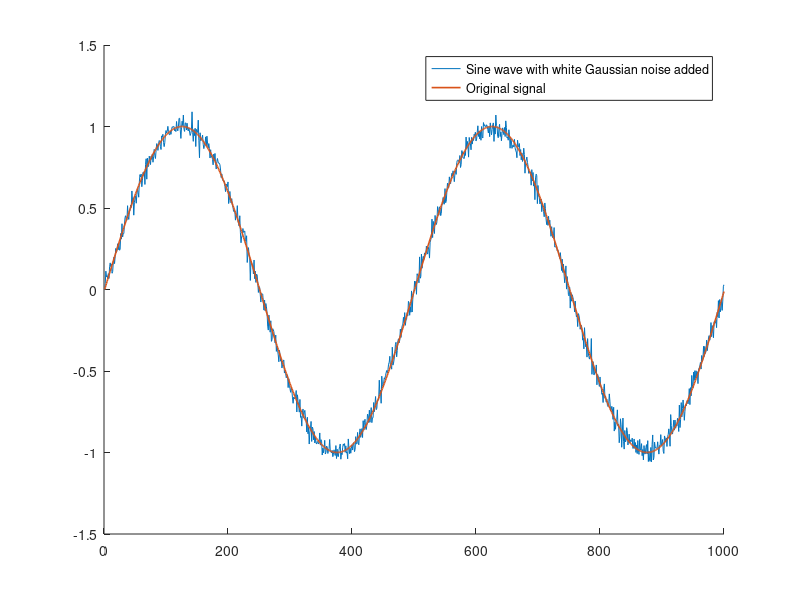

Here is the MATLAB script that generated this plot:
%Pre cleaning
close all;
clear;
clc;

%Sine signal replica
t = 0:1:999;
original = sin(2*pi*0.002*t);

%Noisy replica
noise = wgn(1, 1000, -28); %-28 dBW was chosen to replicate the noise in the original paper.
noisy_signal = original + noise;
figure(1)
hold on;
plot(noisy_signal);
plot(original, 'LineWidth', 1.2);
legend("Sine wave with white Gaussian noise added", "Original signal");
hold off;

